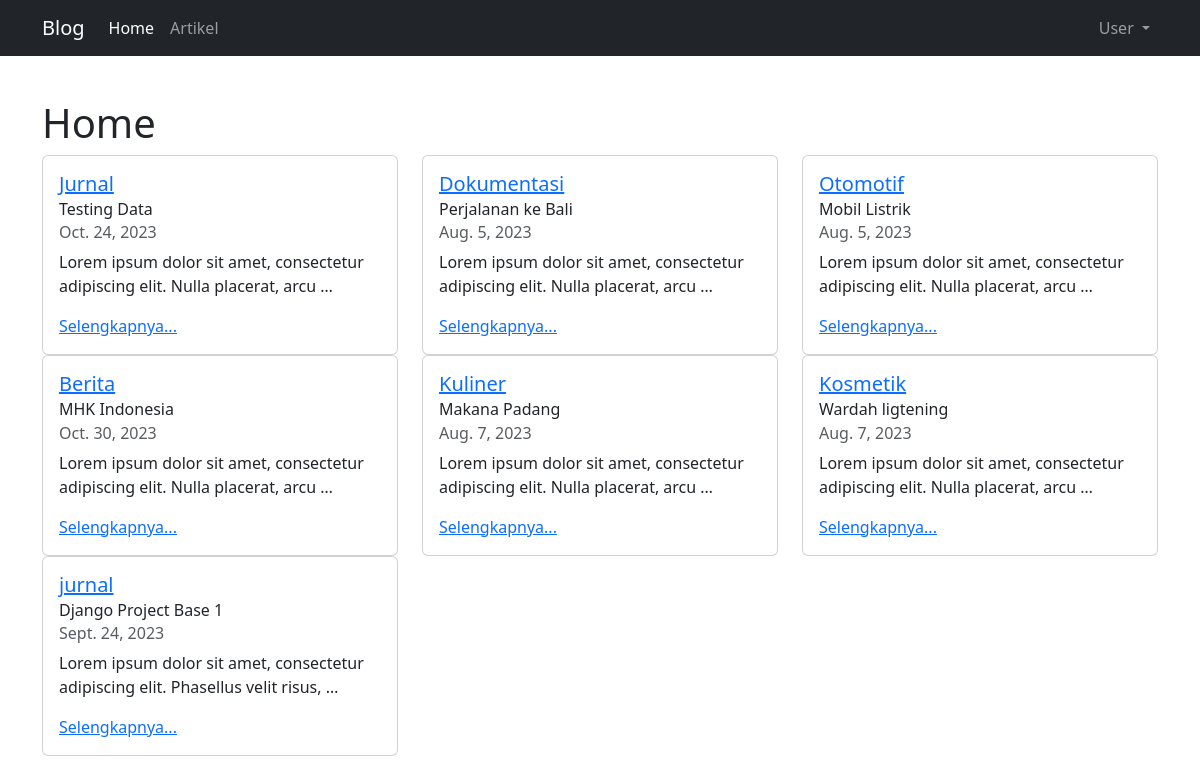
The page / on the database its author committed.
### anim/models.py (models this page shows, shortened)
class Artikel(models.Model):
    judul = models.CharField(max_length=255)
    isi = models.TextField()
    kategori = models.CharField(max_length=255)
    published = models.DateTimeField(auto_now_add=True)
    update = models.DateTimeField(auto_now=True)
    slug = models.SlugField(blank=True, editable=False)

### home/views.py (the view)
# urls.py: re_path("", BlogHomeView.as_view(), name="home"),
class BlogHomeView(TemplateView, ArtikelPerKategori):
    template_name = "index.html"
    def get_context_data(self):
        queryset = self.get_latest_artikel_each_kategori()
        context = {
            "latest_artikel_list": queryset,
        }
        return context

### anim/views.py (called while the page is built)
    def get_latest_artikel_each_kategori(self):
        kategori_list = self.model.objects.values_list("kategori", flat=True).distinct()
        queryset = []
        for kategori in kategori_list:
            artikel = self.model.objects.filter(kategori=kategori).latest("published")
            queryset.append(artikel)
        return queryset

### templates/index.html (shortened to what this page needs)
{% extends 'base.html' %}
{% block contents %}
<h1>Home</h1>
<div class="row">
  {% for artikel in latest_artikel_list %}
  <div class="col-sm-4">
    <div class="card">
      <div class="card-body">
        <h5 class="card-title"><a href="{% url "artikel:category" artikel.kategori 1 %}">{{artikel.kategori}}</a></h5>
        <h6 class="card-subtitle mb-2 text-body-dark">{{artikel.judul}}</h6>
        <h6 class="card-subtitle mb-2 text-body-secondary">
          {{artikel.published|date}}
        </h6>
        <p class="card-text">{{artikel.isi|truncatewords:11}}</p>
        <a href="{% url 'artikel:detail' artikel.slug %}" class="card-link"
          >Selengkapnya...</a
        >
      </div>
    </div>
  </div>
  {% endfor %}
</div>
{% endblock contents %}

### rows shown on the page
Artikel: kategori "Jurnal", judul "Testing Data", published "Oct. 24, 2023", isi "Lorem ipsum dolor sit amet, consectetur adipiscing elit. Nulla placerat, arcu …"
Artikel: kategori "Dokumentasi", judul "Perjalanan ke Bali", published "Aug. 5, 2023", isi "Lorem ipsum dolor sit amet, consectetur adipiscing elit. Nulla placerat, arcu …"
Artikel: kategori "Otomotif", judul "Mobil Listrik", published "Aug. 5, 2023", isi "Lorem ipsum dolor sit amet, consectetur adipiscing elit. Nulla placerat, arcu …"
Artikel: kategori "Berita", judul "MHK Indonesia", published "Oct. 30, 2023", isi "Lorem ipsum dolor sit amet, consectetur adipiscing elit. Nulla placerat, arcu …"
Artikel: kategori "Kuliner", judul "Makana Padang", published "Aug. 7, 2023", isi "Lorem ipsum dolor sit amet, consectetur adipiscing elit. Nulla placerat, arcu …"
Artikel: kategori "Kosmetik", judul "Wardah ligtening", published "Aug. 7, 2023", isi "Lorem ipsum dolor sit amet, consectetur adipiscing elit. Nulla placerat, arcu …"
Artikel: kategori "jurnal", judul "Django Project Base 1", published "Sept. 24, 2023", isi "Lorem ipsum dolor sit amet, consectetur adipiscing elit. Phasellus velit risus, …"
